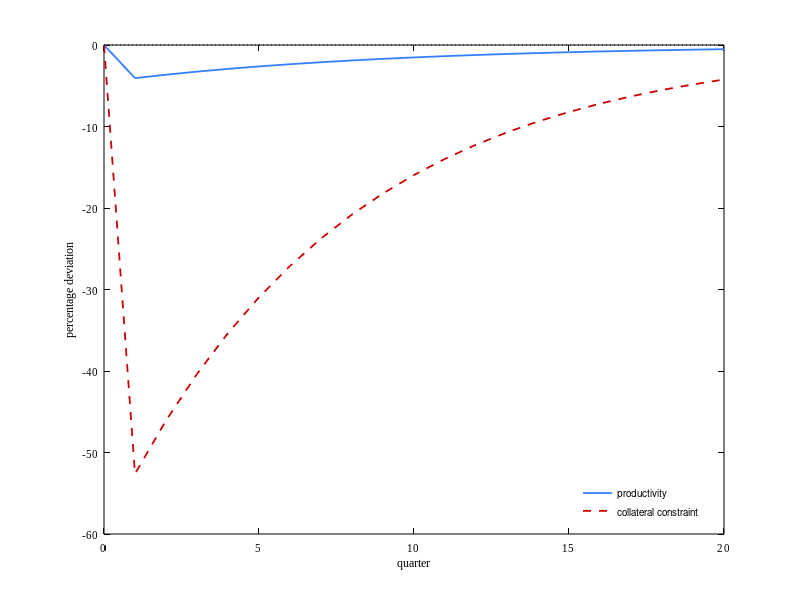

Write MATLAB code to recreate this figure. (Note: this script raises an error after producing the figure.)
clear, clc, close all

load ('data_figures.mat')

%% Impulse response

% specification
fontsz = 8;
paper_unit = 'inches'; % 'inches', 'normalized', 'centimeters', 'points'
paper_size = [3.2 2.3]; % [width height]
paper_position = [0 0 3.2 2.3]; % [left bottom width height].
paper_orientation = 'portrait'; % 'portrait (default)', 'landscape'
font_name = 'Times New Roman'; % 'Helvetica', 'Times New Roman'
color_graph = [0.2 0.5 1.0];
color_mark = [0.2 0.5 1.0];

%impulse response
% Column 1: quarter	
% Column 2: shock z	
% Column 3: output z	
% Column 4: employment z	
% Column 5: firm debt to output z	
% Column 6: firm entry z	
% Column 7: firm exit z	
% Column 8: consumption z	
% Column 9: investment z	
% Column 10: r z	
% Column 11: w z	

% Column 12: shock theta	
% Column 13: output theta
% Column 14: employment theta
% Column 15: firm debt to output theta
% Column 16: firm entry theta
% Column 17: firm exit theta
% Column 18: consumption theta	
% Column 19: investment theta
% Column 20: r theta
% Column 21: w theta

% Column 22: zero

% Productivity and credit shocks
x1 = impulse_baseline(:,1);
y1 = impulse_baseline(:,2);
y2 = impulse_baseline(:,12);
figure
p1 = plot(x1,y1,'Color',[0.2 0.5 1.0],'LineWidth',1.3,'LineStyle','-'), hold on
p2 = plot(x1,y2,'Color',[0.8 0 0],'LineWidth',1.3,'LineStyle','--')
plot(x1,0*y1,'Color','k','LineWidth',0.5,'LineStyle',':')
xlabel('quarter','Color','k')
ylabel('percentage deviation','Color','k')
xlim([0,20])
ylim([-60,0])
hleglines = [p1(1) p2(1)];
legend(hleglines,'productivity','collateral constraint','Location','SouthEast')
legend boxoff
set(gca,'Fontsize',fontsz,'FontName',font_name,'xcolor','k','ycolor','k')
fig = gcf;
fig.PaperUnits = paper_unit;
fig.PaperSize = paper_size;
fig.PaperPosition = paper_position;
fig.PaperOrientation = paper_orientation;
print('baseline\fig_ir_productivity','-dpng','-r300')

% GDP
x1 = impulse_baseline(:,1);
x2 = impulse_baseline(:,1);
y1 = impulse_baseline(:,3);
y2 = impulse_baseline(:,13);

figure
p1 = plot(x1,y1,'Color',[0.2 0.5 1.0],'LineWidth',1.3,'LineStyle','-'); hold on
p2 = plot(x2,y2,'Color',[0.8 0 0],'LineWidth',1.3,'LineStyle','--');
p3 = plot(x1,0*y1,'Color','k','LineWidth',0.5,'LineStyle',':');
xlabel('quarter','Color','k')
ylabel('percentage deviation','Color','k')
xlim([0,20])
ylim([-6,4])
hleglines = [p1(1) p2(1)];
legend(hleglines,'productivity','collateral constraint','Location','NorthEast')
legend boxoff
set(gca,'Fontsize',fontsz,'FontName',font_name,'xcolor','k','ycolor','k')
fig = gcf;
fig.PaperUnits = paper_unit;
fig.PaperSize = paper_size;
fig.PaperPosition = paper_position;
fig.PaperOrientation = paper_orientation;
print('baseline\fig_ir_gdp','-dpng','-r300')

% Hours
x1 = impulse_baseline(:,1);
x2 = impulse_baseline(:,1);
y1 = impulse_baseline(:,4);
y2 = impulse_baseline(:,14);

figure
p1 = plot(x1,y1,'Color',[0.2 0.5 1.0],'LineWidth',1.3,'LineStyle','-'); hold on
p2 = plot(x2,y2,'Color',[0.8 0 0],'LineWidth',1.3,'LineStyle','--');
p3 = plot(x1,0*y1,'Color','k','LineWidth',0.5,'LineStyle',':');
xlabel('quarter','Color','k')
ylabel('percentage deviation','Color','k')
xlim([0,20])
ylim([-6,4])
hleglines = [p1(1) p2(1)];
legend(hleglines,'productivity','collateral constraint','Location','NorthEast')
legend boxoff
set(gca,'Fontsize',fontsz,'FontName',font_name,'xcolor','k','ycolor','k')
fig = gcf;
fig.PaperUnits = paper_unit;
fig.PaperSize = paper_size;
fig.PaperPosition = paper_position;
fig.PaperOrientation = paper_orientation;
print('baseline\fig_ir_hours','-dpng','-r300')

% Consumption
x1 = impulse_baseline(:,1);
x2 = impulse_baseline(:,1);
y1 = impulse_baseline(:,8);
y2 = impulse_baseline(:,18);

figure
p1 = plot(x1,y1,'Color',[0.2 0.5 1.0],'LineWidth',1.3,'LineStyle','-'); hold on
p2 = plot(x2,y2,'Color',[0.8 0 0],'LineWidth',1.3,'LineStyle','--');
p3 = plot(x1,0*y1,'Color','k','LineWidth',0.5,'LineStyle',':');
xlabel('quarter','Color','k')
ylabel('percentage deviation','Color','k')
xlim([0,20])
ylim([-6,4])
hleglines = [p1(1) p2(1)];
legend(hleglines,'productivity','collateral constraint','Location','NorthEast')
legend boxoff
set(gca,'Fontsize',fontsz,'FontName',font_name,'xcolor','k','ycolor','k')
fig = gcf;
fig.PaperUnits = paper_unit;
fig.PaperSize = paper_size;
fig.PaperPosition = paper_position;
fig.PaperOrientation = paper_orientation;
print('baseline\fig_ir_consumption','-dpng','-r300')

% Investment
x1 = impulse_baseline(:,1);
x2 = impulse_baseline(:,1);
y1 = impulse_baseline(:,9);
y2 = impulse_baseline(:,19);

figure
p1 = plot(x1,y1,'Color',[0.2 0.5 1.0],'LineWidth',1.3,'LineStyle','-'); hold on
p2 = plot(x2,y2,'Color',[0.8 0 0],'LineWidth',1.3,'LineStyle','--');
p3 = plot(x1,0*y1,'Color','k','LineWidth',0.5,'LineStyle',':');
xlabel('quarter','Color','k')
ylabel('percentage deviation','Color','k')
xlim([0,20])
ylim([-25,5])
hleglines = [p1(1) p2(1)];
legend(hleglines,'productivity','collateral constraint','Location','SouthEast')
legend boxoff
set(gca,'Fontsize',fontsz,'FontName',font_name,'xcolor','k','ycolor','k')
fig = gcf;
fig.PaperUnits = paper_unit;
fig.PaperSize = paper_size;
fig.PaperPosition = paper_position;
fig.PaperOrientation = paper_orientation;
print('baseline\fig_ir_investment','-dpng','-r300')

% Debt
x1 = impulse_baseline(:,1);
x2 = impulse_baseline(:,1);
y1 = impulse_baseline(:,5);
y2 = impulse_baseline(:,15);

figure
p1 = plot(x1,y1,'Color',[0.2 0.5 1.0],'LineWidth',1.3,'LineStyle','-'); hold on
p2 = plot(x2,y2,'Color',[0.8 0 0],'LineWidth',1.3,'LineStyle','--');
p3 = plot(x1,0*y1,'Color','k','LineWidth',0.5,'LineStyle',':');
xlabel('quarter','Color','k')
ylabel('percentage deviation','Color','k')
xlim([0,20])
ylim([-50,20])
hleglines = [p1(1) p2(1)];
legend(hleglines,'productivity','collateral constraint','Location','SouthEast')
legend boxoff
set(gca,'Fontsize',fontsz,'FontName',font_name,'xcolor','k','ycolor','k')
fig = gcf;
fig.PaperUnits = paper_unit;
fig.PaperSize = paper_size;
fig.PaperPosition = paper_position;
fig.PaperOrientation = paper_orientation;
print('baseline\fig_ir_debt','-dpng','-r300')


% Entry
x1 = impulse_baseline(:,1);
x2 = impulse_baseline(:,1);
x3 = data_average_recession_entry_exit(:,1);
y1 = impulse_baseline(:,6);
y2 = impulse_baseline(:,16);
y3 = data_average_recession_entry_exit(:,2);

figure
p1 = plot(x1,y1,'Color',[0.2 0.5 1.0],'LineWidth',1.3,'LineStyle','-'); hold on
p2 = plot(x2,y2,'Color',[0.8 0 0],'LineWidth',1.3,'LineStyle','--');
p3 = plot(x3,y3,'Color',[0 0 0],'LineWidth',1.3,'LineStyle','-');
p4 = plot(x1,0*y1,'Color','k','LineWidth',0.5,'LineStyle',':');
xlabel('quarter','Color','k')
ylabel('percentage point deviation','Color','k')
xlim([0,20])
ylim([-2,4])
hleglines = [p1(1) p2(1) p3(1)];
legend(hleglines,'productivity','collateral constraint','data','Location','NorthEast')
legend boxoff
set(gca,'Fontsize',fontsz,'FontName',font_name,'xcolor','k','ycolor','k')
fig = gcf;
fig.PaperUnits = paper_unit;
fig.PaperSize = paper_size;
fig.PaperPosition = paper_position;
fig.PaperOrientation = paper_orientation;
print('baseline\fig_ir_entry','-dpng','-r300')

% Exit
x1 = impulse_baseline(:,1);
x2 = impulse_baseline(:,1);
x3 = data_average_recession_entry_exit(:,1);
y1 = impulse_baseline(:,7);
y2 = impulse_baseline(:,17);
y3 = data_average_recession_entry_exit(:,3);

figure
p1 = plot(x1,y1,'Color',[0.2 0.5 1.0],'LineWidth',1.3,'LineStyle','-'); hold on
p2 = plot(x2,y2,'Color',[0.8 0 0],'LineWidth',1.3,'LineStyle','--');
p3 = plot(x3,y3,'Color',[0 0 0],'LineWidth',1.3,'LineStyle','-');
p4 = plot(x1,0*y1,'Color','k','LineWidth',0.5,'LineStyle',':');
xlabel('quarter','Color','k')
ylabel('percentage point deviation','Color','k')
xlim([0,20])
ylim([-2,4])
hleglines = [p1(1) p2(1) p3(1)];
legend(hleglines,'productivity','collateral constraint','data','Location','NorthEast')
legend boxoff
set(gca,'Fontsize',fontsz,'FontName',font_name,'xcolor','k','ycolor','k')
fig = gcf;
fig.PaperUnits = paper_unit;
fig.PaperSize = paper_size;
fig.PaperPosition = paper_position;
fig.PaperOrientation = paper_orientation;
print('baseline\fig_ir_exit','-dpng','-r300')

